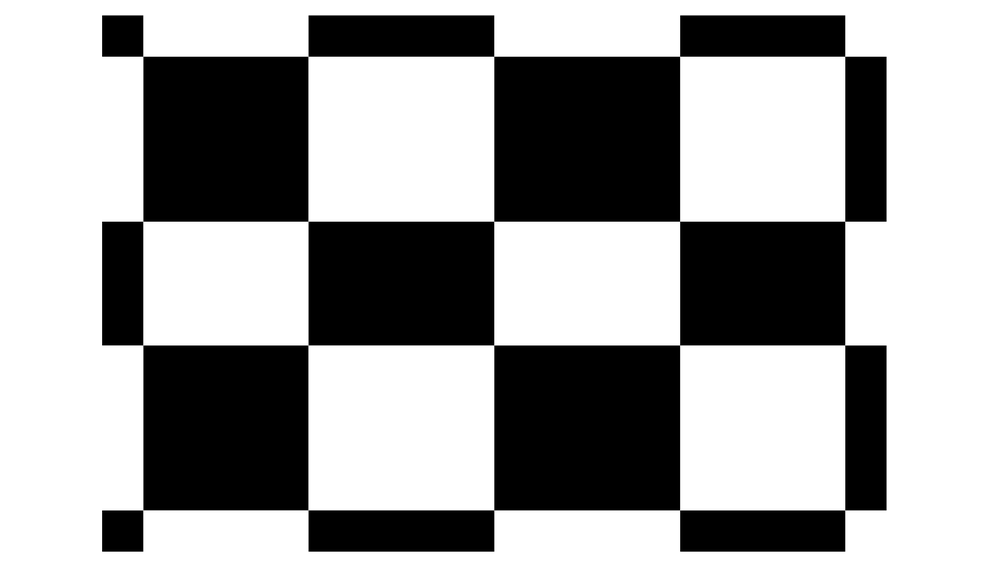
#> input picture materials/55x85_5x4_with_border.png, 1000 x 562 px, shrunk from 1920 x 1080 before the run
$ python calibrate.py
#> lines starting #> are read from the running program, lines starting #| are printed output that depends on the picture; after the words box and inside, x2 and y2 are one past the last pixel; in counts of white or black regions, pixels touching at a corner belong together
# %%
import numpy as np
import matplotlib.pyplot as plt
from skimage.transform import PiecewiseAffineTransform, warp
from skimage import data
from math import prod
from copy import deepcopy

import cv2

checkerboard_size = (5,4)
points_dst = np.zeros((prod(checkerboard_size),2), np.float32)
i = 0

def draw_circle(event,x,y,flags,param):
    global points_dst, i
    if event == cv2.EVENT_LBUTTONDOWN:
        #cv2.circle(img_with_points,(x,y),5,(255,0,0),-1)
        cv2.drawMarker(img_with_points, (x, y),(0,150,255), markerType=cv2.MARKER_STAR,
            markerSize=40, thickness=1, line_type=cv2.LINE_AA)
        points_dst[i,0] = x
        points_dst[i,1] = y
        i += 1
        print(points_dst)


def redraw_markers(img, markers):
    img_with_points = deepcopy(img)
    for marker in markers:
        cv2.drawMarker(img_with_points, tuple(marker),(0,150,255), markerType=cv2.MARKER_STAR,
            markerSize=40, thickness=1, line_type=cv2.LINE_AA)
    return img_with_points

img = cv2.imread('materials/55x85_5x4_with_border.png')
#> img is the input picture: shape (562, 1000, 3); min 0, max 255, mean 159.7
img_with_points = deepcopy(img)
gray = cv2.cvtColor(img,cv2.COLOR_BGR2GRAY)

# Find Corners
ret, corners = cv2.findChessboardCorners(gray, checkerboard_size,None)
#> ret = True; corners = 20 rows, first 8: [142.8, 56.29], [308, 56.29], [493.7, 56.31], [679.6, 56.27], [844.7, 56.29], [142.8, 221.3], [308, 221.3], [493.7, 221.3]

# If found, add image points (after refining them)
if ret == True:
    # termination criteria
    criteria = (cv2.TERM_CRITERIA_EPS + cv2.TERM_CRITERIA_MAX_ITER, 30, 0.001)
    points_src = cv2.cornerSubPix(gray,corners,(11,11),(-1,-1),criteria)
#> points_src = 20 rows, first 8: [142.8, 56.28], [308, 56.28], [493.7, 56.28], [679.6, 56.27], [844.7, 56.28], [142.8, 221.3], [308, 221.3], [493.7, 221.3]
    points_src = points_src.reshape(prod(checkerboard_size),2)
    # Draw and display the corners
    img_with_points = cv2.drawChessboardCorners(img_with_points, checkerboard_size, points_src,ret)
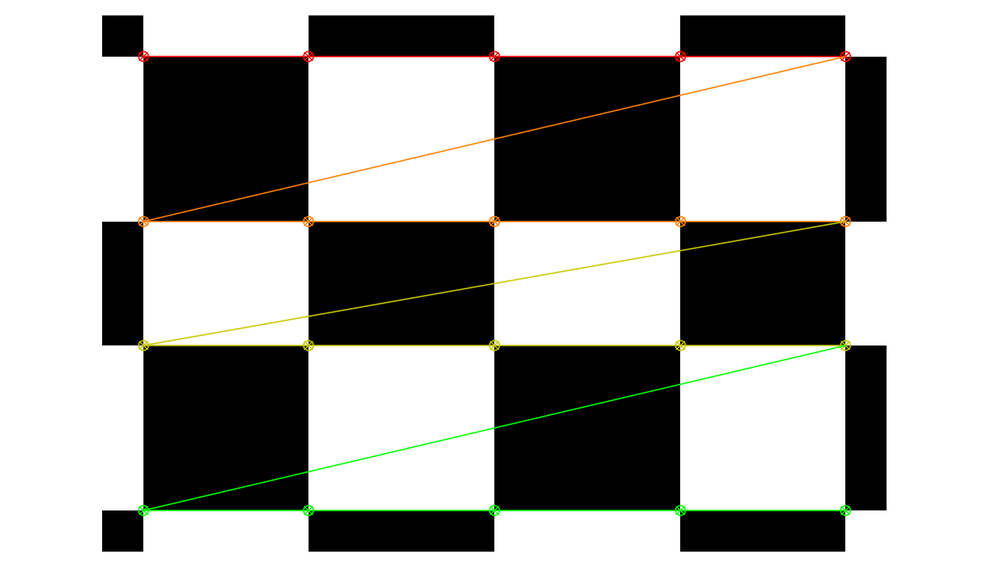
#> img_with_points: shape (562, 1000, 3); 2.92% of pixels changed, all inside (x1, y1, x2, y2) = (137, 50, 852, 517)
else:
    print("No image corners were detected.")

cv2.namedWindow('img')
cv2.setMouseCallback('img',draw_circle)

# wait until user clicks on every corner
while(1):
    cv2.imshow('img',img_with_points)
    k = cv2.waitKeyEx(20)
#> (key q is pressed here)
    if k == ord('w'): #w = UP
        points_dst[i-1,1] -=1
        img_with_points = redraw_markers(img, points_dst)
        #print(points_dst)
    if k == ord('s'): #s = DOWN
        points_dst[i-1,1] +=1
        img_with_points = redraw_markers(img, points_dst)
        #print(points_dst)
    if k == ord('a'): #a = LEFT
        points_dst[i-1,0] -=1
        img_with_points = redraw_markers(img, points_dst)
        #print(points_dst)
    if k == ord('d'): #d = RIGHT
        points_dst[i-1,0] +=1
        img_with_points = redraw_markers(img, points_dst)
        #print(points_dst)
    if k == ord('q'):
        break
    # if i == prod(checkerboard_size):
    #     break

#cv2.destroyAllWindows()

# %%

tform = PiecewiseAffineTransform()
#> (the run stopped early here; a loop or call above may not have finished)
